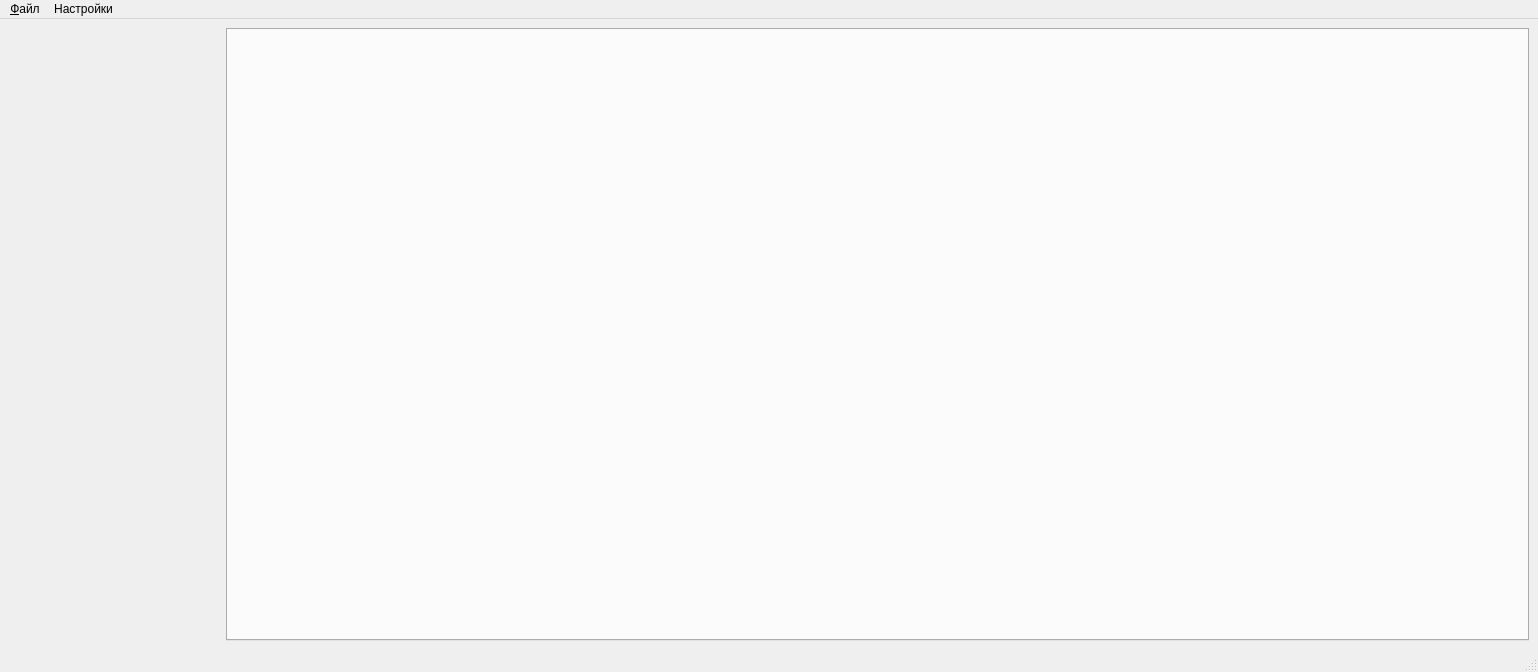
<?xml version="1.0" encoding="UTF-8"?>
<ui version="4.0">
 <class>MainWindow</class>
 <widget class="QMainWindow" name="MainWindow">
  <property name="geometry">
   <rect>
    <x>0</x>
    <y>0</y>
    <width>1538</width>
    <height>672</height>
   </rect>
  </property>
  <property name="windowTitle">
   <string>Измерение параметров цифровых аттенюаторов</string>
  </property>
  <widget class="QWidget" name="centralwidget">
   <layout class="QHBoxLayout" name="horizontalLayout" stretch="2,12">
    <item>
     <layout class="QVBoxLayout" name="layInstrs">
      <property name="spacing">
       <number>0</number>
      </property>
      <item>
       <spacer name="verticalSpacer">
        <property name="orientation">
         <enum>Qt::Vertical</enum>
        </property>
        <property name="sizeHint" stdset="0">
         <size>
          <width>20</width>
          <height>40</height>
         </size>
        </property>
       </spacer>
      </item>
     </layout>
    </item>
    <item>
     <widget class="QTabWidget" name="tabWidget">
      <property name="currentIndex">
       <number>-1</number>
      </property>
     </widget>
    </item>
   </layout>
  </widget>
  <widget class="QMenuBar" name="menubar">
   <property name="geometry">
    <rect>
     <x>0</x>
     <y>0</y>
     <width>1538</width>
     <height>21</height>
    </rect>
   </property>
   <widget class="QMenu" name="menu">
    <property name="title">
     <string>&amp;Файл</string>
    </property>
    <addaction name="actExit"/>
   </widget>
   <widget class="QMenu" name="menu_2">
    <property name="title">
     <string>Настройки</string>
    </property>
    <addaction name="actParams"/>
   </widget>
   <addaction name="menu"/>
   <addaction name="menu_2"/>
  </widget>
  <widget class="QStatusBar" name="statusbar"/>
  <action name="actExit">
   <property name="text">
    <string>Выход</string>
   </property>
   <property name="toolTip">
    <string>Выйти из приложения</string>
   </property>
   <property name="statusTip">
    <string>Выйти из приложения</string>
   </property>
  </action>
  <action name="actParams">
   <property name="text">
    <string>Параметры...</string>
   </property>
  </action>
 </widget>
 <resources/>
 <connections>
  <connection>
   <sender>actExit</sender>
   <signal>triggered()</signal>
   <receiver>MainWindow</receiver>
   <slot>close()</slot>
   <hints>
    <hint type="sourcelabel">
     <x>-1</x>
     <y>-1</y>
    </hint>
    <hint type="destinationlabel">
     <x>361</x>
     <y>238</y>
    </hint>
   </hints>
  </connection>
 </connections>
</ui>
